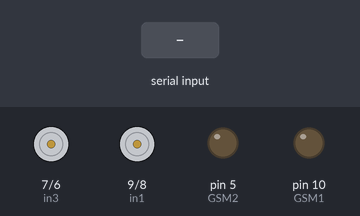
Recording of a sketch running on a simulated Arduino Uno, built with avr-gcc and run on an emulated ATmega328P. Parts: motor-driver pin pairs drawn as motors (green arrow = first pin HIGH = forward, orange = second pin HIGH = backward, longer = more drive), output pins drawn as LEDs (lit = HIGH). Inputs (shaded band) come from the test bench. What the sketch prints to the serial monitor is not drawn.

Above: at 1.2 s.
1.3 s: "W" received over Serial
At 1.8 s:
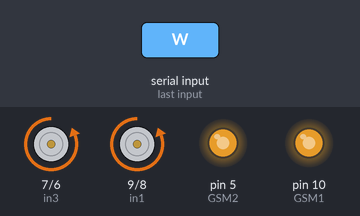
2.8 s: "w" received over Serial
At 4.0 s:
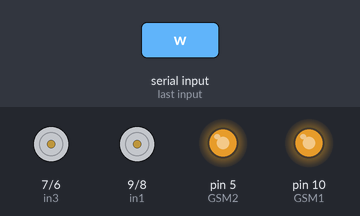
4.3 s: "S" received over Serial
At 5.3 s:
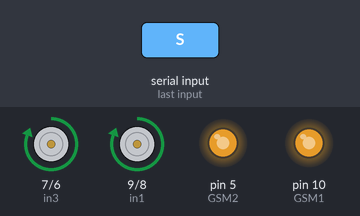
5.8 s: "A" received over Serial
At 6.4 s:
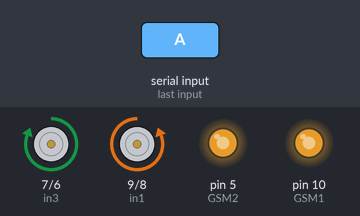
7.3 s: "D" received over Serial
At 7.6 s:
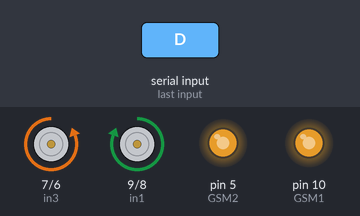
8.8 s: "s" received over Serial
At 9.9 s:
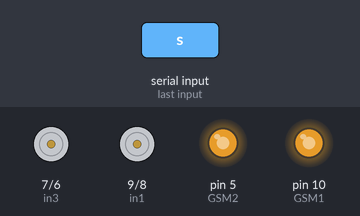
Timing chart, 0 to 11.3 s (numbered marks = the images above; inputs shaded):
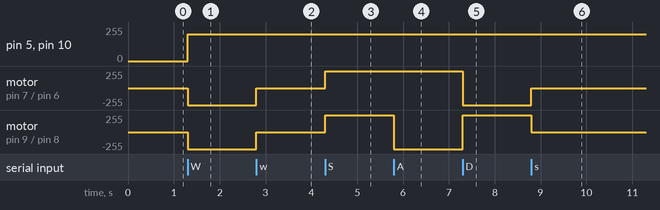

The sketch:

main.ino
```cpp
#include <SoftwareSerial.h>

SoftwareSerial MyBlue(2, 3);  // RX | TX

#define DRIVE_SPEED 200
#define TURN_SPEED 200

// Pins für Gleichstrommotor 1

#define GSM1 10
#define in1 9
#define in2 8

// Pins für Gleichstrommotor 2

#define GSM2 5
#define in3 7
#define in4 6

// Variable und Funktionsdeklaration
char cmd = '\0';
bool movin_forward    = false;
bool movin_backwards  = false;
bool turnin_left      = false;
bool turnin_right     = false;

void StopDriving();
void DriveForward();
void DriveBackwards();
void TurnRight();
void TurnLeft();

void setup() {
  // Konfiguration des Serielen Monitors für Debugging
  Serial.begin(9600);
  Serial.println("Ready to connect");

  // Konfiguration der Digital Ports für die Gleichstrommotoren
  pinMode(GSM1, OUTPUT);
  pinMode(GSM2, OUTPUT);
  pinMode(in1, OUTPUT);
  pinMode(in2, OUTPUT);
  pinMode(in3, OUTPUT);
  pinMode(in4, OUTPUT);

  Serial.println("Ready to connect");
}

void loop() {
  // wenn Text per Bluetooth gesendet wird, lese diese und füge diese zusammen
  if (Serial.available()) {
    cmd = Serial.read();
  }

  // Befehl verarbeiten
  if (cmd == 'W') {
    DriveForward();
  } else if (cmd == 'w') {
    StopDriving();
  } else if(cmd == 'S') {
    DriveBackwards();
  } else if (cmd == 's') {
    StopDriving();
  } else if(cmd == 'A') {
    TurnLeft();
  } else if (cmd == 'a') {
    StopDriving();
  } else if(cmd == 'D') {
    TurnRight();
  } else if (cmd == 'd') {
    StopDriving();
  }
  // Befehl zurücksetzten
  cmd = '\0';
}


void DriveForward() {
  if(!movin_forward) {
    digitalWrite(in1, LOW);
    digitalWrite(in2, HIGH);
    analogWrite(GSM1, DRIVE_SPEED);

    digitalWrite(in3, LOW);
    digitalWrite(in4, HIGH);
    analogWrite(GSM2, DRIVE_SPEED);
    movin_forward = true;
  }
}

void StopDriving() {
  digitalWrite(in1, LOW);
  digitalWrite(in2, LOW);
  analogWrite(GSM1, DRIVE_SPEED);

  digitalWrite(in3, LOW);
  digitalWrite(in4, LOW);
  analogWrite(GSM2, DRIVE_SPEED);

  movin_forward    = false;
  movin_backwards  = false;
  turnin_left      = false;
  turnin_right     = false;
}

void DriveBackwards() {
  if(!movin_backwards) {
    digitalWrite(in1, HIGH);
    digitalWrite(in2, LOW);
    analogWrite(GSM1, DRIVE_SPEED);

    digitalWrite(in3, HIGH);
    digitalWrite(in4, LOW);
    analogWrite(GSM2, DRIVE_SPEED);

    movin_backwards = true;
  }
}

void TurnRight() {
  if(!turnin_right) {
    digitalWrite(in1, HIGH);
    digitalWrite(in2, LOW);
    analogWrite(GSM1, TURN_SPEED);

    digitalWrite(in3, LOW);
    digitalWrite(in4, HIGH);
    analogWrite(GSM2, TURN_SPEED);
    turnin_right = true;
  }
}

void TurnLeft() {
  if(!turnin_left) {
    digitalWrite(in1, LOW);
    digitalWrite(in2, HIGH);
    analogWrite(GSM1, TURN_SPEED);

    digitalWrite(in3, HIGH);
    digitalWrite(in4, LOW);
    analogWrite(GSM2, TURN_SPEED);
  turnin_left = true;
  }
}
```

Measured:
- after the input at 1.3 s, pin 5 (GSM2), pin 10 (GSM1): 0/255 → 200/255 at once; motor on pin 7 (in3) / pin 6 (in4), motor on pin 9 (in1) / pin 8 (in2): stopped → backward 255/255 at once
- after the input at 2.8 s, motor on pin 7 (in3) / pin 6 (in4), motor on pin 9 (in1) / pin 8 (in2): backward 255/255 → stopped at once
- after the input at 4.3 s, motor on pin 7 (in3) / pin 6 (in4), motor on pin 9 (in1) / pin 8 (in2): stopped → forward 255/255 at once
- after the input at 5.8 s, motor on pin 9 (in1) / pin 8 (in2): forward 255/255 → backward 255/255 at once
- after the input at 7.3 s, motor on pin 7 (in3) / pin 6 (in4): forward 255/255 → backward 255/255 at once; motor on pin 9 (in1) / pin 8 (in2): backward 255/255 → forward 255/255 at once
- after the input at 8.8 s, motor on pin 7 (in3) / pin 6 (in4): backward 255/255 → stopped at once; motor on pin 9 (in1) / pin 8 (in2): forward 255/255 → stopped at once
